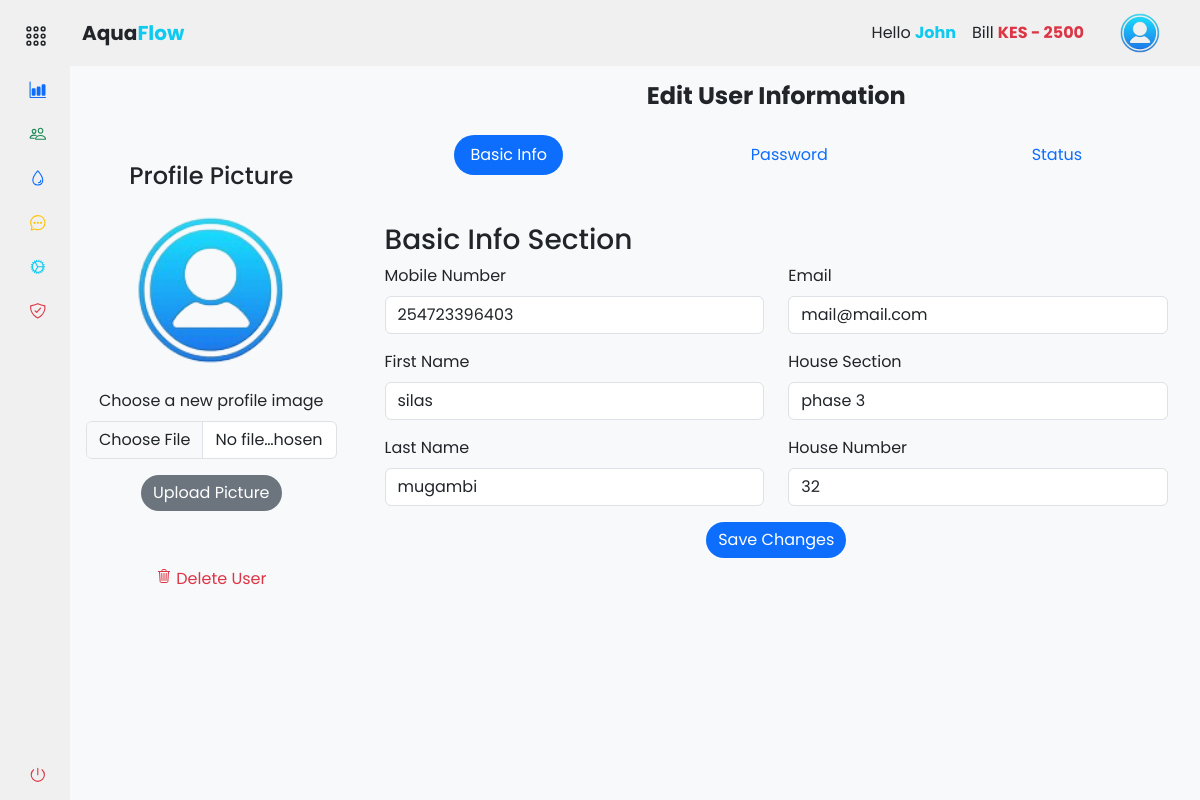
Page /accounts/people/edit_user/3 (signed in) on the committed database.
### app/backend/models/user.py (models this page shows, shortened)
class User(db.Model, UserMixin):
    id = db.Column(db.Integer, primary_key=True)
    mobile_number = db.Column(db.String(20), unique=True, nullable=False)
    password_hash = db.Column(db.String(128), nullable=False)
    first_name = db.Column(db.String(50))
    last_name = db.Column(db.String(50))
    email = db.Column(db.String(120))
    house_section = db.Column(db.String(50))
    house_number = db.Column(db.String(20))
    profile_image = db.Column(db.String(255))
    is_active = db.Column(db.Boolean, default=True)
    is_admin = db.Column(db.Boolean, default=False)
    meter_readings = db.relationship('MeterReading', backref='user', lazy=True)
    payments = db.relationship('Payment', backref='user', lazy=True)

### app/backend/accounts/people/routes.py (the view, shortened to what this page needs)
@people_bp.route('/edit_user/<int:user_id>', methods=['GET', 'POST'])
@login_required
def edit_user(user_id):
    user = User.query.get_or_404(user_id)
    form = EditUserForm(request.form, obj=user)
    form.populate_house_sections()
    return render_template('accounts/edit_people.html', user=user, form=form, hide_footer=True)

### app/backend/accounts/accounts_context.py (called while the page is built)
def accounts_context():
    people = 'silas'
    bill = int('2500')
    return {'people': people, 'bill': bill}

def inject_now():
    return {'now': datetime.utcnow() + timedelta(hours=3)}

### app/backend/accounts/people/forms.py (called while the page is built)
    def populate_house_sections(self):
        settings = Settings.query.first()
        if settings and settings.house_sections:
            current_house_section = self.house_section.data
            self.house_section.choices = [(section, section) for section in settings.house_sections.split(',')]
            self.house_section.data = current_house_section

### app/assets/templates/accounts/edit_people.html (shortened to what this page needs)
{% extends "base.html" %} {% block content %}
<div class="container-fluid">
  <div class="row">
    <div class="col-md-3 mt-5 px-3">
      <div class="text-center mt-5 position-relative">
        <h4 class="mb-4">Profile Picture</h4>
        <div class="mb-4">
          <img
            src="{{ user.profile_image or url_for('static', filename='images/user.png') }}"
            alt="{{ user.first_name.title() }}'s Profile Image"
            class="rounded-circle img-fluid"
            style="width: 150px; height: 150px; object-fit: cover"
          />
        </div>
        <form
          class="mb-5"
          method="POST"
          action="{{ url_for('accounts.people.edit_profile_picture') }}"
          enctype="multipart/form-data"
        >
          <div class="mb-3">
            <label for="profileImage" class="form-label"
              >Choose a new profile image</label
            >
            <input
              type="file"
              class="form-control"
              id="profileImage"
              name="profile_image"
              accept=".jpg, .jpeg, .png"
              required
            />
          </div>
          <button
            type="submit"
            class="btn btn-secondary btn-block rounded-pill"
          >
            Upload Picture
          </button>
        </form>
        {% if current_user.is_admin %}
        <ul class="nav nav-pills justify-content-center border-0">
          <li class="nav-item">
            <button
              class="nav-link rounded-pill text-danger"
              data-bs-toggle="modal"
              data-bs-target="#deleteUserModal"
            >
              <ion-icon name="trash-outline"></ion-icon>
              Delete User
            </button>
          </li>
        </ul>
        {% endif %}
      </div>
    </div>
    <div class="col-md-9 mt-3 px-3">
      <div for="editUserForm" class="form-label text-center mb-4">
        <h3 class="h4 text-dark fw-bold">Edit User Information</h3>
      </div>
      <form
        method="POST"
        action="{{ url_for('accounts.people.edit_user', user_id=user.id) }}"
      >
        <ul
          class="nav nav-pills justify-content-around border-0 bg-light rounded-pill mb-5"
          id="editUserTabs"
          role="tablist"
        >
          <li class="nav-item" role="presentation">
            <a
              class="nav-link rounded-pill active"
              id="basicInfo-tab"
              data-bs-toggle="tab"
              href="#basicInfo"
              role="tab"
              aria-controls="basicInfo"
              aria-selected="true"
            >
              Basic Info
            </a>
          </li>
          <li class="nav-item" role="presentation">
            <a
              class="nav-link rounded-pill"
              id="password-tab"
              data-bs-toggle="tab"
              href="#password"
              role="tab"
              aria-controls="password"
              aria-selected="false"
            >
              Password
            </a>
          </li>
          {% if current_user.is_admin %}
          <li class="nav-item" role="presentation">
            <a
              class="nav-link rounded-pill"
              id="status-tab"
              data-bs-toggle="tab"
              href="#status"
              role="tab"
              aria-controls="status"
              aria-selected="false"
            >
              Status
            </a>
          </li>
          {% endif %}
        </ul>
        <div class="tab-content" id="editUserTabsContent">
          <div
            class="px-3 tab-pane fade show active"
            id="basicInfo"
            role="tabpanel"
            aria-labelledby="basicInfo-tab"
          >
            <h3>Basic Info Section</h3>
            <div class="row">
              <div class="col-md-6">
                <div class="mb-3">
                  {{ form.mobile_number.label(class="form-label") }} {{
                  form.mobile_number(class="form-control", required=true) }}
                </div>
                <div class="mb-3">
                  {{ form.first_name.label(class="form-label") }} {{
                  form.first_name(class="form-control") }}
                </div>
                <div class="mb-3">
                  {{ form.last_name.label(class="form-label") }} {{
                  form.last_name(class="form-control") }}
                </div>
              </div>
              <div class="col-md-6">
                <div class="mb-3">
                  {{ form.email.label(class="form-label") }} {{
                  form.email(class="form-control") }}
                </div>
                <div class="mb-3">
                  {{ form.house_section.label(class="form-label") }} {{
                  form.house_section(class="form-control") }}
                </div>
                <div class="mb-3">
                  {{ form.house_number.label(class="form-label") }} {{
                  form.house_number(class="form-control") }}
                </div>
              </div>
            </div>
          </div>
        </div>
        <div class="text-center">
          <button type="submit" class="btn btn-primary btn-block rounded-pill">
            Save Changes
          </button>
        </div>
      </form>
    </div>
  </div>
</div>
{% endblock %}

### app/assets/templates/components/navbar.html (shortened to what this page needs)
{% if not hide_navbar %}
<header id="navbar" class="navbar navbar-expand-lg sticky-sm-top">
  <div class="container-fluid">
    <a
      class="navbar-brand text-dark text-center d-flex align-items-center fw-bold"
      href="#"
    >
      Aqua<span class="text-info">Flow</span>
    </a>
    <div class="collapse navbar-collapse" id="navbarToggler">
      <div class="d-flex align-items-center ms-auto">
         {% if current_user.is_authenticated %}
        <ul class="navbar-nav me-3">
          <li class="nav-item">
            <a class="nav-link text-dark">
              Hello
              <span class="text-info fw-bold"
                >{{ current_user.first_name.title() }}</span
              >
            </a>
          </li>
          <li class="nav-item">
            <a class="nav-link text-dark">
              Bill
              <span
                class="fw-bold {% if bill > 0 %}text-danger{% else %}text-success{% endif %}"
                >KES {% if bill > 0 %}-{% endif %} {{ bill }}</span
              >
            </a>
          </li>
        </ul>
        <div class="btn-group">
          <button
            type="button"
            class="btn navbar-brand rounded-circle border-0"
            data-bs-toggle="dropdown"
            aria-expanded="false"
          >
            <img
              src="{{ url_for('static', filename='images/user.png') }}"
              alt="logo image"
              height="40px"
              width="40px"
            />
          </button>
        </div>
        {% endif %}
      </div>
    </div>
  </div>
</header>
{% endif %}

### app/assets/static/css/styles.css (style rules this page uses)
a { text-decoration: none; }
li { list-style: none; }
button { border: none !important; outline: none; }
body { font-family: "Poppins", sans-serif; }
.navbar, #sidebar { background-color: #f0f0f0; z-index: 1000; }

### rows in the picture
User: first_name "John"
User: mobile_number "254723396403", first_name "silas", last_name "mugambi", email "mail@mail.com", house_section "phase 3", house_number "32"

### other values in the picture
{{ bill }} "2500"
